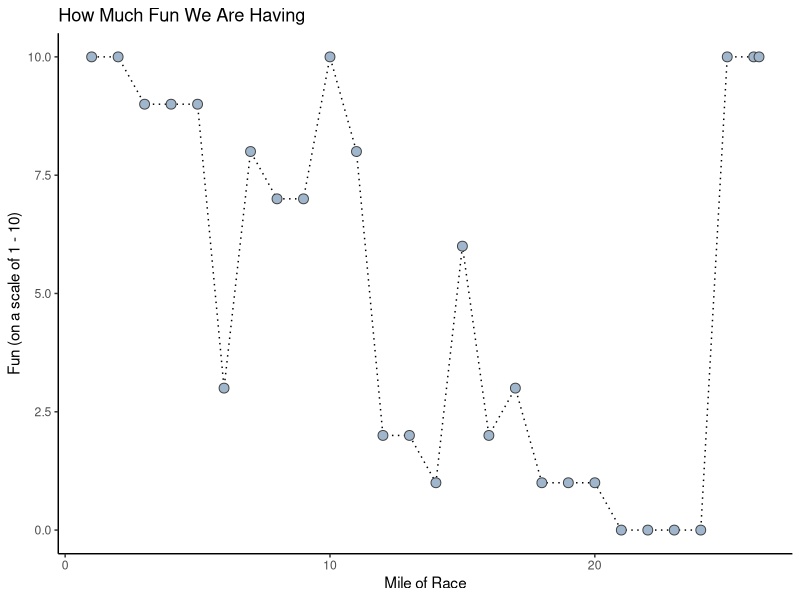

This chart was generated by the following R code:
## ---- chunk 1
library('tidyverse')
## ---- chunk 2
miles <- c(1,2,3,4,5,6,7,8,9,10,11,12,13,14,15,16,17,18,19,20,21,22,23,24,25,26,26.2)
fun <- c(10,10,9,9,9,3,8,7,7,10,8,2,2,1,6,2,3,1,1,1,0,0,0,0,10,10,10)
are_we_having_fun_yet <- data.frame(miles, fun)
## ---- chunk 3
visual_of_fun <- ggplot(are_we_having_fun_yet, aes(x=miles, y=fun))+
                  geom_line(linetype = "dotted")+
                  geom_point(size=3, fill="slategray3", color="gray25", shape=21)+
                  theme_classic()+
                  labs(title="How Much Fun We Are Having",
                                      x="Mile of Race", y = "Fun (on a scale of 1 - 10)")

visual_of_fun
